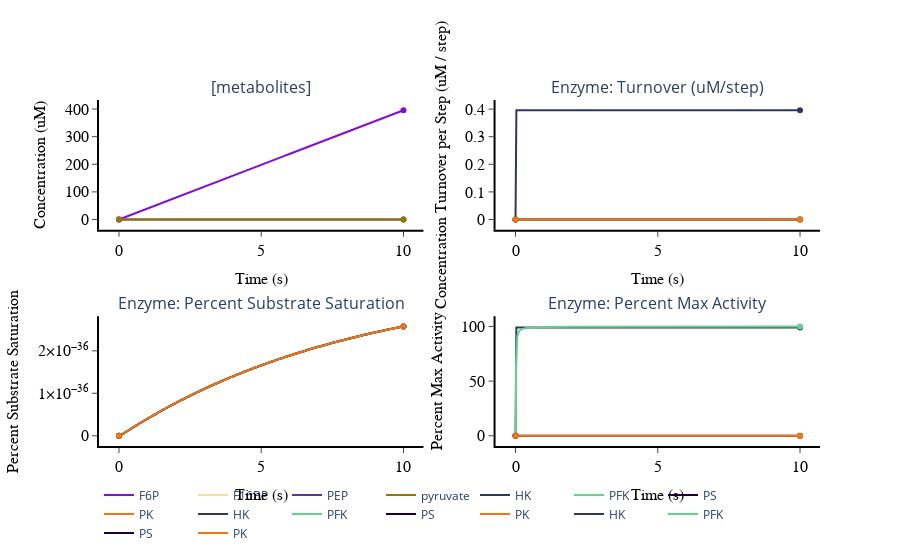

Notebook cell for this chart:
### Code cell
def Plotly_Simulation_Overview(Time, metaboliteCountData, enzymeTurnoverData, enzymeSubstrateSaturationData, enzymePercentMaxActivityData, enzymeLegend, metaboliteLegend):
    X = Time
    # convert to uM
    metaboliteCountData = np.multiply(metaboliteCountData, 1e6) 
    metaboliteCountData = np.divide(metaboliteCountData, Avogadro)
    # uM / step
    enzymeTurnoverData = np.multiply(enzymeTurnoverData, 1e6)
    enzymeTurnoverData = np.divide(enzymeTurnoverData, Avogadro)

    Y = [metaboliteCountData, enzymeTurnoverData, enzymeSubstrateSaturationData, enzymePercentMaxActivityData]


    metaboliteColors = generateRGBList(len(metaboliteLegend))
    enzymeColors = generateRGBList(len(enzymeLegend))

    fig = make_subplots(
        rows = 2, cols = 2, shared_xaxes= True,
        subplot_titles=("[metabolites]", "Enzyme: Turnover (uM/step)", "Enzyme: Percent Substrate Saturation", "Enzyme: Percent Max Activity")
    )


    # [metabolites]
    for i in range(len(metaboliteLegend)):
        fig.add_trace(
            # The line
            go.Scatter(
                x = X, y = Y[0][i],
                mode = 'lines', name = metaboliteLegend[i],
                line = dict(color = metaboliteColors[i]),
                connectgaps = True,
            ), row = 1, col = 1)
        # Points at t0 and tn (start and end)
        fig.add_trace(go.Scatter(
            x=[X[0], X[-1]],
            y=[Y[0][i][0], Y[0][i][-1]],
            mode='markers', name = metaboliteLegend[i],
            marker = dict(color = metaboliteColors[i]),
            showlegend = False
        ), row = 1, col = 1)
    # Enzyme Turnover
    for i in range(len(enzymeLegend)):
        fig.add_trace(
            # The line
            go.Scatter(
                x = X, y = Y[1][i],
                mode = 'lines', name = enzymeLegend[i],
                line = dict(color = enzymeColors[i]),
                connectgaps = True,
            ), row = 1, col = 2)
        # Points at t0 and tn (start and end)
        fig.add_trace(go.Scatter(
            x=[X[0], X[-1]],
            y=[Y[1][i][0], Y[1][i][-1]],
            mode='markers', name = enzymeLegend[i],
            marker = dict(color = enzymeColors[i]),
            showlegend = False
        ), row = 1, col = 2)
    # Enzyme Percent substrate Saturation
    for i in range(len(enzymeLegend)):
        fig.add_trace(
            # The line
            go.Scatter(
                x = X, y = Y[2][i],
                mode = 'lines', name = enzymeLegend[i],
                line = dict(color = enzymeColors[i]),
                connectgaps = True,
            ), row = 2, col = 1)
        # Points at t0 and tn (start and end)
        fig.add_trace(go.Scatter(
            x=[X[0], X[-1]],
            y=[Y[2][i][0], Y[2][i][-1]],
            mode='markers', name = enzymeLegend[i],
            marker = dict(color = enzymeColors[i]),
            showlegend = False
        ), row = 2, col = 1)
    # Enzyme Percent max activity
    for i in range(len(enzymeLegend)):

        
        fig.add_trace(
            # The line
            go.Scatter(
                x = X, y = Y[3][i],
                mode = 'lines', name = enzymeLegend[i],
                line = dict(color = enzymeColors[i]),
                connectgaps = True,
            ), row = 2, col = 2)
        # Points at t0 and tn (start and end)
        fig.add_trace(go.Scatter(
            x=[X[0], X[-1]],
            y=[Y[3][i][0], Y[3][i][-1]],
            mode='markers', name = enzymeLegend[i],
            marker = dict(color = enzymeColors[i]),
            showlegend = False
        ), row = 2, col = 2)
    
    fig.update_xaxes(title_text = "Time (s)", titlefont = dict(
                family = 'Arial',
                size = 16,
                color = 'rgb(0,0,0)'
            ),
            showline=True,
            showgrid=True,
            showticklabels=True,
            linecolor='rgb(0, 0, 0)',
            linewidth=2, 
            ticks='outside',
            tickfont=dict(
                family='Arial',
                size=16,
                color='rgb(0, 0, 0)',
            ))

    fig.update_yaxes(title_text = "Concentration (uM)", 
            titlefont = dict(
                family = 'Arial',
                size = 16,
                color = 'rgb(0,0,0)'
            ),
            showline=True,
            showgrid=True,
            showticklabels=True,
            linecolor='rgb(0, 0, 0)',
            linewidth=2, 
            ticks='outside',
            tickfont=dict(
                family='Arial',
                size=16,
                color='rgb(0, 0, 0)',
            ), row = 1, col = 1)  

    fig.update_yaxes(title_text = "Concentration Turnover per Step (uM / step)", 
            titlefont = dict(
                family = 'Arial',
                size = 16,
                color = 'rgb(0,0,0)'
            ),
            showline=True,
            showgrid=True,
            showticklabels=True,
            linecolor='rgb(0, 0, 0)',
            linewidth=2, 
            ticks='outside',
            tickfont=dict(
                family='Arial',
                size=16,
                color='rgb(0, 0, 0)',
            ), row = 1, col = 2) 

    fig.update_yaxes(title_text = "Percent Substrate Saturation", 
            titlefont = dict(
                family = 'Arial',
                size = 16,
                color = 'rgb(0,0,0)'
            ),
            showline=True,
            showgrid=True,
            showticklabels=True,
            linecolor='rgb(0, 0, 0)',
            linewidth=2, 
            ticks='outside',
            tickfont=dict(
                family='Arial',
                size=16,
                color='rgb(0, 0, 0)',
            ), row = 2, col = 1) 

    fig.update_yaxes(title_text = "Percent Max Activity", 
            titlefont = dict(
                family = 'Arial',
                size = 16,
                color = 'rgb(0,0,0)'
            ),
            showline=True,
            showgrid=True,
            showticklabels=True,
            linecolor='rgb(0, 0, 0)',
            linewidth=2, 
            ticks='outside',
            tickfont=dict(
                family='Arial',
                size=16,
                color='rgb(0, 0, 0)',
            ), row = 2, col = 2) 

    fig.update_layout(
         autosize=True,   
        legend = dict(
            orientation = "h",
        ),
        plot_bgcolor='white'
        )
    
    return fig

Plotly_Simulation_Overview(
    Time = np.linspace(0, SIM_DURATION_SECONDS, TOTAL_STEPS),
    metaboliteCountData = arr2DCounts.T,
    enzymeTurnoverData = arr2DEnzymeStepTurnover.T,
    enzymeSubstrateSaturationData = arr2DEnzymePercentSubstrateSaturation.T,
    enzymePercentMaxActivityData = arr2DEnzymePercentMaxActivty.T,
    enzymeLegend = enzymeLegend,
    metaboliteLegend = metaboliteLegend
    )

### Figure 1 — Plotly figure (JSON) as saved in the notebook; plotly's stock layout.template omitted (floating-point values rounded to 4 significant figures; data arrays with more than 128 entries replaced by an {"elided": "..."} marker saying what was removed)
{"data": [{"connectgaps": true, "line": {"color": "rgb(131,15,208)"}, "mode": "lines", "name": "F6P", "type": "scatter", "x": {"elided": "1000 float values"}, "xaxis": "x", "y": {"elided": "1000 float values"}, "yaxis": "y"}, {"marker": {"color": "rgb(131,15,208)"}, "mode": "markers", "name": "F6P", "showlegend": false, "type": "scatter", "x": [0, 10], "xaxis": "x", "y": [0, 395.6], "yaxis": "y"}, {"connectgaps": true, "line": {"color": "rgb(239,224,154)"}, "mode": "lines", "name": "F16BP", "type": "scatter", "x": {"elided": "1000 float values"}, "xaxis": "x", "y": {"elided": "1000 float values"}, "yaxis": "y"}, {"marker": {"color": "rgb(239,224,154)"}, "mode": "markers", "name": "F16BP", "showlegend": false, "type": "scatter", "x": [0, 10], "xaxis": "x", "y": [0, 0], "yaxis": "y"}, {"connectgaps": true, "line": {"color": "rgb(84,55,158)"}, "mode": "lines", "name": "PEP", "type": "scatter", "x": {"elided": "1000 float values"}, "xaxis": "x", "y": {"elided": "1000 float values"}, "yaxis": "y"}, {"marker": {"color": "rgb(84,55,158)"}, "mode": "markers", "name": "PEP", "showlegend": false, "type": "scatter", "x": [0, 10], "xaxis": "x", "y": [0, 1.805e-33], "yaxis": "y"}, {"connectgaps": true, "line": {"color": "rgb(146,120,6)"}, "mode": "lines", "name": "pyruvate", "type": "scatter", "x": {"elided": "1000 float values"}, "xaxis": "x", "y": {"elided": "1000 float values"}, "yaxis": "y"}, {"marker": {"color": "rgb(146,120,6)"}, "mode": "markers", "name": "pyruvate", "showlegend": false, "type": "scatter", "x": [0, 10], "xaxis": "x", "y": [0, 1.302e-33], "yaxis": "y"}, {"connectgaps": true, "line": {"color": "rgb(50,53,92)"}, "mode": "lines", "name": "HK", "type": "scatter", "x": {"elided": "1000 float values"}, "xaxis": "x2", "y": {"elided": "1000 float values"}, "yaxis": "y2"}, {"marker": {"color": "rgb(50,53,92)"}, "mode": "markers", "name": "HK", "showlegend": false, "type": "scatter", "x": [0, 10], "xaxis": "x2", "y": [0, 0.396], "yaxis": "y2"}, {"connectgaps": true, "line": {"color": "rgb(96,211,141)"}, "mode": "lines", "name": "PFK", "type": "scatter", "x": {"elided": "1000 float values"}, "xaxis": "x2", "y": {"elided": "1000 float values"}, "yaxis": "y2"}, {"marker": {"color": "rgb(96,211,141)"}, "mode": "markers", "name": "PFK", "showlegend": false, "type": "scatter", "x": [0, 10], "xaxis": "x2", "y": [0, 1.874e-36], "yaxis": "y2"}, {"connectgaps": true, "line": {"color": "rgb(27,1,58)"}, "mode": "lines", "name": "PS", "type": "scatter", "x": {"elided": "1000 float values"}, "xaxis": "x2", "y": {"elided": "1000 float values"}, "yaxis": "y2"}, {"marker": {"color": "rgb(27,1,58)"}, "mode": "markers", "name": "PS", "showlegend": false, "type": "scatter", "x": [0, 10], "xaxis": "x2", "y": [0, 6.247e-36], "yaxis": "y2"}, {"connectgaps": true, "line": {"color": "rgb(240,119,22)"}, "mode": "lines", "name": "PK", "type": "scatter", "x": {"elided": "1000 float values"}, "xaxis": "x2", "y": {"elided": "1000 float values"}, "yaxis": "y2"}, {"marker": {"color": "rgb(240,119,22)"}, "mode": "markers", "name": "PK", "showlegend": false, "type": "scatter", "x": [0, 10], "xaxis": "x2", "y": [0, 2.187e-36], "yaxis": "y2"}, {"connectgaps": true, "line": {"color": "rgb(50,53,92)"}, "mode": "lines", "name": "HK", "type": "scatter", "x": {"elided": "1000 float values"}, "xaxis": "x3", "y": {"elided": "1000 float values"}, "yaxis": "y3"}, {"marker": {"color": "rgb(50,53,92)"}, "mode": "markers", "name": "HK", "showlegend": false, "type": "scatter", "x": [0, 10], "xaxis": "x3", "y": [0, 2.572e-36], "yaxis": "y3"}, {"connectgaps": true, "line": {"color": "rgb(96,211,141)"}, "mode": "lines", "name": "PFK", "type": "scatter", "x": {"elided": "1000 float values"}, "xaxis": "x3", "y": {"elided": "1000 float values"}, "yaxis": "y3"}, {"marker": {"color": "rgb(96,211,141)"}, "mode": "markers", "name": "PFK", "showlegend": false, "type": "scatter", "x": [0, 10], "xaxis": "x3", "y": [0, 2.572e-36], "yaxis": "y3"}, {"connectgaps": true, "line": {"color": "rgb(27,1,58)"}, "mode": "lines", "name": "PS", "type": "scatter", "x": {"elided": "1000 float values"}, "xaxis": "x3", "y": {"elided": "1000 float values"}, "yaxis": "y3"}, {"marker": {"color": "rgb(27,1,58)"}, "mode": "markers", "name": "PS", "showlegend": false, "type": "scatter", "x": [0, 10], "xaxis": "x3", "y": [0, 2.572e-36], "yaxis": "y3"}, {"connectgaps": true, "line": {"color": "rgb(240,119,22)"}, "mode": "lines", "name": "PK", "type": "scatter", "x": {"elided": "1000 float values"}, "xaxis": "x3", "y": {"elided": "1000 float values"}, "yaxis": "y3"}, {"marker": {"color": "rgb(240,119,22)"}, "mode": "markers", "name": "PK", "showlegend": false, "type": "scatter", "x": [0, 10], "xaxis": "x3", "y": [0, 2.572e-36], "yaxis": "y3"}, {"connectgaps": true, "line": {"color": "rgb(50,53,92)"}, "mode": "lines", "name": "HK", "type": "scatter", "x": {"elided": "1000 float values"}, "xaxis": "x4", "y": {"elided": "1000 float values"}, "yaxis": "y4"}, {"marker": {"color": "rgb(50,53,92)"}, "mode": "markers", "name": "HK", "showlegend": false, "type": "scatter", "x": [0, 10], "xaxis": "x4", "y": [0, 99.01], "yaxis": "y4"}, {"connectgaps": true, "line": {"color": "rgb(96,211,141)"}, "mode": "lines", "name": "PFK", "type": "scatter", "x": {"elided": "1000 float values"}, "xaxis": "x4", "y": {"elided": "1000 float values"}, "yaxis": "y4"}, {"marker": {"color": "rgb(96,211,141)"}, "mode": "markers", "name": "PFK", "showlegend": false, "type": "scatter", "x": [0, 10], "xaxis": "x4", "y": [0, 99.95], "yaxis": "y4"}, {"connectgaps": true, "line": {"color": "rgb(27,1,58)"}, "mode": "lines", "name": "PS", "type": "scatter", "x": {"elided": "1000 float values"}, "xaxis": "x4", "y": {"elided": "1000 int values"}, "yaxis": "y4"}, {"marker": {"color": "rgb(27,1,58)"}, "mode": "markers", "name": "PS", "showlegend": false, "type": "scatter", "x": [0, 10], "xaxis": "x4", "y": [0, 0], "yaxis": "y4"}, {"connectgaps": true, "line": {"color": "rgb(240,119,22)"}, "mode": "lines", "name": "PK", "type": "scatter", "x": {"elided": "1000 float values"}, "xaxis": "x4", "y": {"elided": "1000 int values"}, "yaxis": "y4"}, {"marker": {"color": "rgb(240,119,22)"}, "mode": "markers", "name": "PK", "showlegend": false, "type": "scatter", "x": [0, 10], "xaxis": "x4", "y": [0, 0], "yaxis": "y4"}], "layout": {"annotations": [{"font": {"size": 16}, "showarrow": false, "text": "[metabolites]", "x": 0.225, "xanchor": "center", "xref": "paper", "y": 1, "yanchor": "bottom", "yref": "paper"}, {"font": {"size": 16}, "showarrow": false, "text": "Enzyme: Turnover (uM/step)", "x": 0.775, "xanchor": "center", "xref": "paper", "y": 1, "yanchor": "bottom", "yref": "paper"}, {"font": {"size": 16}, "showarrow": false, "text": "Enzyme: Percent Substrate Saturation", "x": 0.225, "xanchor": "center", "xref": "paper", "y": 0.375, "yanchor": "bottom", "yref": "paper"}, {"font": {"size": 16}, "showarrow": false, "text": "Enzyme: Percent Max Activity", "x": 0.775, "xanchor": "center", "xref": "paper", "y": 0.375, "yanchor": "bottom", "yref": "paper"}], "autosize": true, "legend": {"orientation": "h"}, "plot_bgcolor": "white", "xaxis": {"anchor": "y", "domain": [0, 0.45], "linecolor": "rgb(0, 0, 0)", "linewidth": 2, "matches": "x3", "showgrid": true, "showline": true, "showticklabels": true, "tickfont": {"color": "rgb(0, 0, 0)", "family": "Arial", "size": 16}, "ticks": "outside", "title": {"font": {"color": "rgb(0,0,0)", "family": "Arial", "size": 16}, "text": "Time (s)"}}, "xaxis2": {"anchor": "y2", "domain": [0.55, 1], "linecolor": "rgb(0, 0, 0)", "linewidth": 2, "matches": "x4", "showgrid": true, "showline": true, "showticklabels": true, "tickfont": {"color": "rgb(0, 0, 0)", "family": "Arial", "size": 16}, "ticks": "outside", "title": {"font": {"color": "rgb(0,0,0)", "family": "Arial", "size": 16}, "text": "Time (s)"}}, "xaxis3": {"anchor": "y3", "domain": [0, 0.45], "linecolor": "rgb(0, 0, 0)", "linewidth": 2, "showgrid": true, "showline": true, "showticklabels": true, "tickfont": {"color": "rgb(0, 0, 0)", "family": "Arial", "size": 16}, "ticks": "outside", "title": {"font": {"color": "rgb(0,0,0)", "family": "Arial", "size": 16}, "text": "Time (s)"}}, "xaxis4": {"anchor": "y4", "domain": [0.55, 1], "linecolor": "rgb(0, 0, 0)", "linewidth": 2, "showgrid": true, "showline": true, "showticklabels": true, "tickfont": {"color": "rgb(0, 0, 0)", "family": "Arial", "size": 16}, "ticks": "outside", "title": {"font": {"color": "rgb(0,0,0)", "family": "Arial", "size": 16}, "text": "Time (s)"}}, "yaxis": {"anchor": "x", "domain": [0.625, 1], "linecolor": "rgb(0, 0, 0)", "linewidth": 2, "showgrid": true, "showline": true, "showticklabels": true, "tickfont": {"color": "rgb(0, 0, 0)", "family": "Arial", "size": 16}, "ticks": "outside", "title": {"font": {"color": "rgb(0,0,0)", "family": "Arial", "size": 16}, "text": "Concentration (uM)"}}, "yaxis2": {"anchor": "x2", "domain": [0.625, 1], "linecolor": "rgb(0, 0, 0)", "linewidth": 2, "showgrid": true, "showline": true, "showticklabels": true, "tickfont": {"color": "rgb(0, 0, 0)", "family": "Arial", "size": 16}, "ticks": "outside", "title": {"font": {"color": "rgb(0,0,0)", "family": "Arial", "size": 16}, "text": "Concentration Turnover per Step (uM / step)"}}, "yaxis3": {"anchor": "x3", "domain": [0, 0.375], "linecolor": "rgb(0, 0, 0)", "linewidth": 2, "showgrid": true, "showline": true, "showticklabels": true, "tickfont": {"color": "rgb(0, 0, 0)", "family": "Arial", "size": 16}, "ticks": "outside", "title": {"font": {"color": "rgb(0,0,0)", "family": "Arial", "size": 16}, "text": "Percent Substrate Saturation"}}, "yaxis4": {"anchor": "x4", "domain": [0, 0.375], "linecolor": "rgb(0, 0, 0)", "linewidth": 2, "showgrid": true, "showline": true, "showticklabels": true, "tickfont": {"color": "rgb(0, 0, 0)", "family": "Arial", "size": 16}, "ticks": "outside", "title": {"font": {"color": "rgb(0,0,0)", "family": "Arial", "size": 16}, "text": "Percent Max Activity"}}}}
